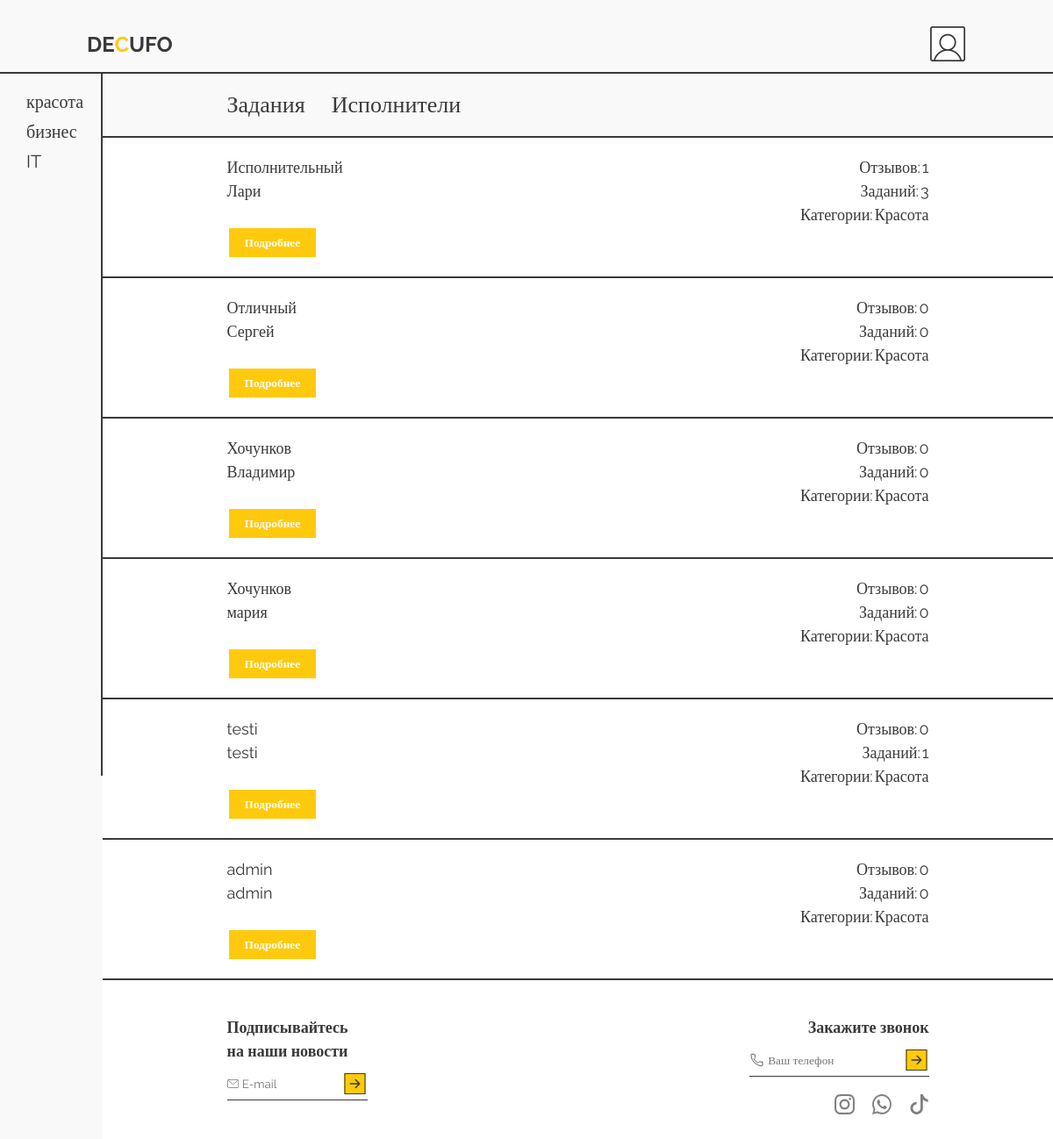
/users.php (signed in), run on the app's committed database.
### tables this page shows
CREATE TABLE `categories` (
  `id_category` int(6) NOT NULL,
  `category_name` varchar(32) DEFAULT NULL,
  `id_img` int(11) NOT NULL
);

CREATE TABLE `users` (
  `id_user` int(6) NOT NULL,
  `surname` varchar(32) DEFAULT NULL,
  `user_name` varchar(32) DEFAULT NULL,
  `last_name` varchar(32) DEFAULT NULL,
  `birthday_date` date DEFAULT NULL,
  `id_img` int(11) DEFAULT 31,
  `phone` int(11) DEFAULT NULL,
  `e_mail` varchar(32) DEFAULT NULL,
  `site` varchar(128) DEFAULT NULL,
  `pwd` varchar(18) DEFAULT NULL,
  `id_user_role` int(6) NOT NULL,
  `id_group` int(11) NOT NULL
);

### session.php (called while the page is built, shortened)
<?php
    require "database.php";
    function checkUser(){
        if($_SESSION["rule"] >= 99){
            return "admin.php";
        }
        else{
            return "lk.php";
        }
    }
    function countReview($id_user){
        $dataBase = new Database();
        $sql = "SELECT * FROM `reviews` WHERE `id_recipient` = :id";
        $param = array(
            "id" => $id_user
        );
        return $dataBase->countRow($sql, $param);
    }
    function countTasks($id_user){
        $dataBase = new Database();
        $sql = "SELECT * FROM `tasks` WHERE `id_worker` = :id";
        $param = array(
            "id" => $id_user
        );
        return $dataBase->countRow($sql, $param);
    }

### database.php (called while the page is built, shortened)
<?php
class Database
{
    private $host;
    private $port;
    private $db;
    private $user_name;
    private $user_pwd;
    private $crs;
    private $connection;
    public function __construct()
    {
        $data = parse_ini_file('db.ini');
        $this->host = $data["host"];
        $this->port = $data["port"];
        $this->db = $data["db"];
        $this->user_name = $data["user_name"];
        $this->user_pwd = $data["user_pwd"];
        $this->crs = $data["crs"];
    }
    private function getDb()
    {
        $this->connection = new PDO('mysql:host=' . $this->host . ':' . $this->port . ';charset=' . $this->crs . ';dbname=' . $this->db, $this->user_name, $this->user_pwd);
    }
    public function selectAll($sql, $param = [])
    {
        $query = $this->connection->prepare($sql);
        $query->execute($param);
        return $query->fetchAll(PDO::FETCH_ASSOC);
    }
    public function countRow($sql, $param = [])
    {
        $array = $this->selectAll($sql, $param);
        return count($array);
    }
}

### users.php (the view, shortened to what this page needs)
<?php
require "session.php";
$database = new Database();
$sqlAside = 'SELECT * from categories';
if ($_GET["id"] != FALSE) {
  $sql = "SELECT * FROM `purpose_categories_users` join users where purpose_categories_users.id_user = users.id_user AND `id_category` = :id AND `id_user_role` = :role";
  $param = array(
    "id" => $_GET["id"],
    "role" => 2
  );
} else {
  $sql = 'SELECT * FROM users where `id_user_role` = :role';
  $param = array(
    "role" => 2
  );
}
$database->selectAll($sql, $param);
?>
<?php if($_SESSION["rule"] > 10): ?>
<!DOCTYPE html>
<html lang="ru">
<head>
  <link rel="stylesheet" href="/style/style.css" />
  <link rel="stylesheet" href="/style/tasks.css" />
  <link rel="stylesheet" href="/style/task.css" />
  <link rel="stylesheet" href="/style/users.css" />
</head>
<body>
  <header>
    <div class="container">
      <a href="index.html"><img src="/img/logo.svg" alt="logo" /></a>
      <div class="user"><a href="<?php echo (checkUser()); ?>"><img src="img/lk.jpg" alt="lk" /></a></div>
    </div>
  </header>
  <main>
    <aside>
      <ul>
        <?php foreach ($database->selectAll($sqlAside) as $item) : ?>
          <li><a href="users.php?id=<?= $item["id_category"] ?>"><?= $item["category_name"] ?></a></li>
        <?php endforeach; ?>
      </ul>
    </aside>
    <section class="content">
      <nav>
        <div class="main-container">
          <a href="tasks.php">
            <h2>Задания</h2>
          </a>
          <h2>Исполнители</h2>
        </div>
      </nav>
      <div class="cards">
        <?php foreach ($database->selectAll($sql, $param) as $item) : ?>
          <div class="card">
            <div class="main-container">
              <div class="card-container">
                <div class="data">
                  <p><?= $item["surname"] ?></p>
                  <p><?= $item["user_name"] ?></p>
                </div>
                <div class="info">
                  <div class="details">
                    <p>Отзывов:</p>
                    <p><?= countReview($item["id_user"]) ?></p>
                  </div>
                  <div class="details">
                    <p>Заданий:</p>
                    <p><?= countTasks($item["id_user"]) ?></p>
                  </div>
                  <div class="details">
                    <p>Категории:</p>
                    <p>Красота</p>
                  </div>
                </div>
              </div>
              <a href="lk.php?id=<?= $item["id_user"] ?>"><button>Подробнее</button></a>
            </div>
          </div>
        <?php endforeach; ?>
      </div>
      <?php include("footer.php") ?>
    </section>
  </main>
</body>
</html>
<?php else: ?>
<?php header("location: login.php"); ?>
<?php endif; ?>

### style/style.css (style rules this page uses)
:root { --secondary: #393939; --main: #ffca0d; --other: #f9f9f9; --light: white; }
* { margin: 0; padding: 0; box-sizing: border-box; color: var(--secondary); font-family: "Raleway"; }
a { text-decoration: none; color: var(--light); }
aside a { color: var(--secondary); }
li { list-style: none; font-size: 20px; padding-bottom: 10px; }
p { font-size: 18px; line-height: 150%; }
h2 { font-size: 26px; font-weight: normal; }
button { border: none; background-color: var(--main); color: var(--light); font-weight: bold; cursor: pointer; border: 2px solid var(--light); }
body { background-color: var(--other); }
main { display: flex; }
.user img { width: 40px; }
.container { width: 1000px; margin: 0 auto; display: flex; align-items: center; justify-content: space-between; }
.main-container { width: 800px; margin: 0 auto; }
header { padding-top: 30px; padding-bottom: 8px; border-bottom: 2px solid var(--secondary); }
aside { background-color: var(--other); height: 100vh; position: sticky; top: 0px; margin-left: 30px; padding-top: 20px; padding-right: 20px; border-right: 2px solid var(--secondary); }
.content { background-color: var(--light); width: 100%; }

### style/tasks.css (style rules this page uses)
nav { padding: 20px 0; background-color: var(--other); border-bottom: 2px solid var(--secondary); }
nav .main-container { display: flex; gap: 30px; }

### style/task.css (style rules this page uses)
.user { align-items: center; display: flex; gap: 8px; }
.card { border-bottom: none; }

### style/users.css (style rules this page uses)
.card { padding: 20px 0; border-bottom: 2px solid var(--secondary); padding-bottom: 20px; }
.card-container { display: flex; justify-content: space-between; }
.details { display: flex; gap: 2px; justify-content: flex-end; }
.details p { border-bottom: 0; }
.card button { padding: 8px 18px; }

### data on the page
categories: category_name "красота"
categories: category_name "бизнес"
categories: category_name "IT"
users: surname "Исполнительный", user_name "Лари", id_user "1", id_user "3"
users: surname "Отличный", user_name "Сергей", id_user "0"
users: surname "Хочунков", user_name "Владимир", id_user "0"
users: surname "Хочунков", user_name "мария", id_user "0"
users: surname "testi", user_name "testi", id_user "0", id_user "1"
users: surname "admin", user_name "admin", id_user "0"
